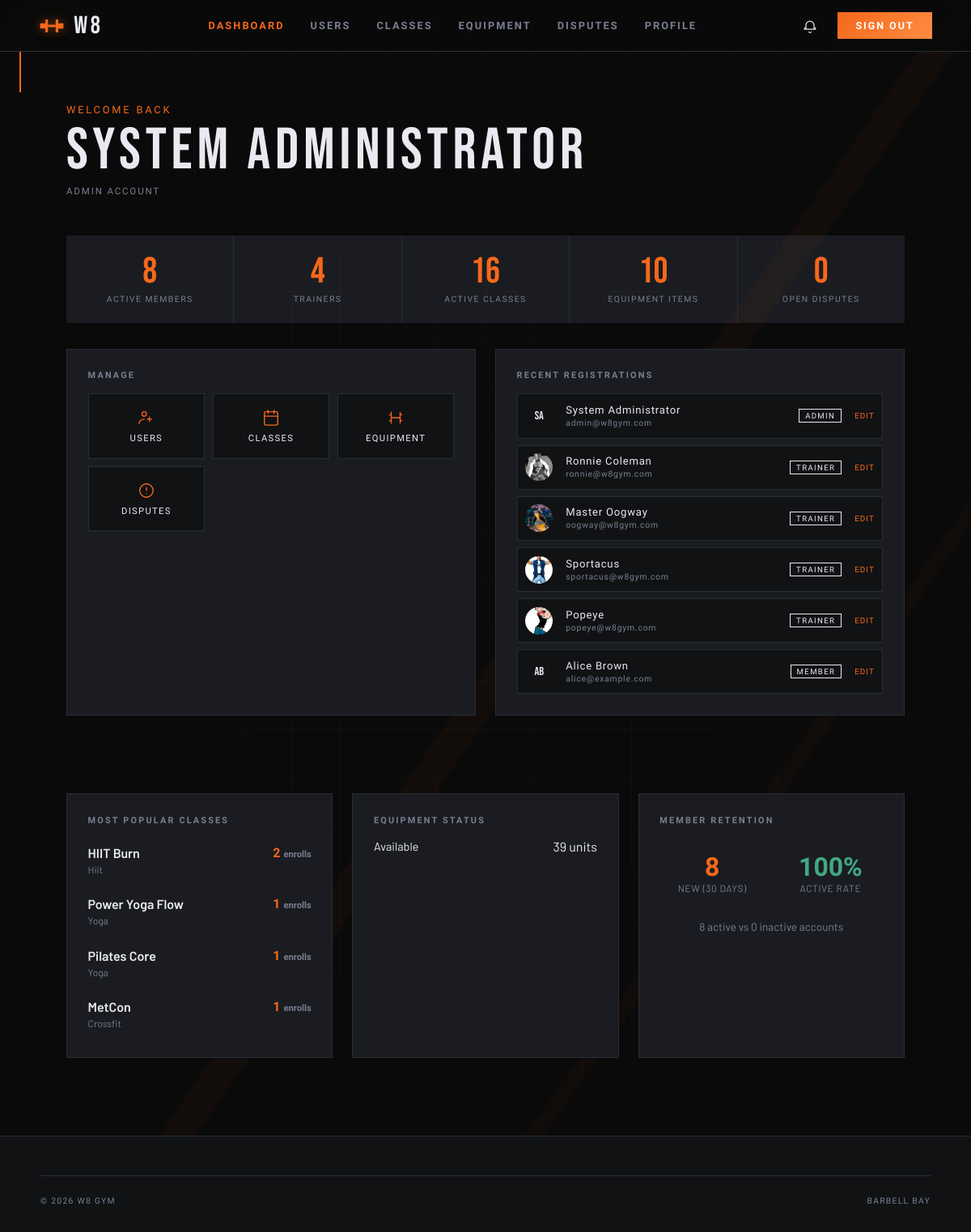
Before: /pages/dashboard.php (signed in) with the older database file.
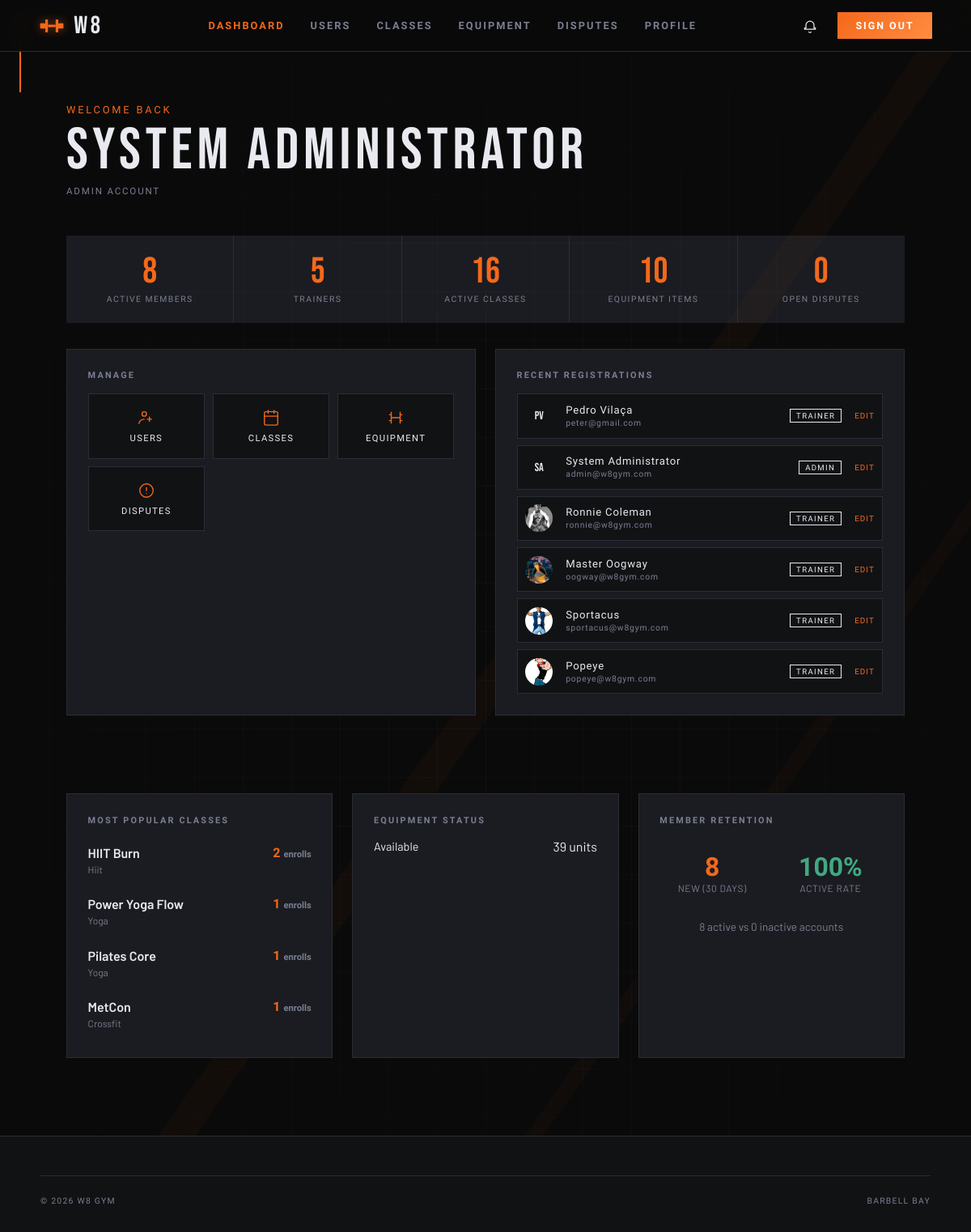
After: the same page with the newer database file.
### tables this page shows
CREATE TABLE users (
  id             INTEGER PRIMARY KEY AUTOINCREMENT,
  username       TEXT    NOT NULL UNIQUE,
  email          TEXT    NOT NULL UNIQUE,
  password_hash  TEXT    NOT NULL,
  first_name     TEXT    NOT NULL,
  last_name      TEXT    NOT NULL,
  phone          TEXT    DEFAULT NULL,
  date_of_birth  TEXT    DEFAULT NULL,   -- ISO-8601: YYYY-MM-DD
  photo_path     TEXT    DEFAULT NULL,   -- stored relative path
  role           TEXT    NOT NULL DEFAULT 'member'
                         CHECK (role IN ('member','trainer','admin')),
  is_active      INTEGER NOT NULL DEFAULT 1,
  created_at     TEXT    NOT NULL DEFAULT (datetime('now')),
  updated_at     TEXT    NOT NULL DEFAULT (datetime('now'))
  -- NOTE: update updated_at via UPDATE trigger or in application code
);

### includes/nav.php (called while the page is built, shortened)
<?php
$role = $role ?? null;
?>

### config/session.php (called while the page is built, shortened)
<?php
function current_user(): ?array {
    return $_SESSION['user'] ?? null;
}
function require_login(string $redirect = '../pages/sign_in.php'): array {
    $user = current_user();
    return $user;
}

### pages/dashboard.php (the view, shortened to what the changed rows need)
<?php
require_once __DIR__ . '/../config/session.php';
$user  = require_login();
$db    = get_db();
$role  = $user['role'];
$admin_stats       = [];
if ($role === 'admin') {
    $admin_stats['total_members']  = $db->query('SELECT COUNT(*) FROM users WHERE role="member" AND is_active=1')->fetchColumn();
    $admin_stats['total_trainers'] = $db->query('SELECT COUNT(*) FROM users WHERE role="trainer" AND is_active=1')->fetchColumn();
    $admin_stats['total_classes']  = $db->query('SELECT COUNT(*) FROM classes WHERE is_active=1')->fetchColumn();
    $admin_stats['open_disputes']  = $db->query('SELECT COUNT(*) FROM disputes WHERE status="open"')->fetchColumn();
    $admin_stats['total_equipment'] = $db->query('SELECT COUNT(*) FROM equipment')->fetchColumn();
    $admin_stats['popular_classes'] = $db->query(
        "SELECT c.name, c.type, COUNT(e.id) as enroll_count
         FROM classes c
         LEFT JOIN class_sessions cs ON cs.class_id = c.id
         LEFT JOIN enrollments e ON e.session_id = cs.id AND e.status = 'enrolled'
         GROUP BY c.id
         ORDER BY enroll_count DESC
         LIMIT 4"
    )->fetchAll();
    $admin_stats['equipment_usage'] = $db->query(
        "SELECT status, COUNT(*) as count FROM equipment_units GROUP BY status"
    )->fetchAll();
    $admin_stats['retention_active'] = (int)$db->query("SELECT COUNT(*) FROM users WHERE role = 'member' AND is_active = 1")->fetchColumn();
    $admin_stats['retention_inactive'] = (int)$db->query("SELECT COUNT(*) FROM users WHERE role = 'member' AND is_active = 0")->fetchColumn();
    $admin_stats['new_signups'] = (int)$db->query("SELECT COUNT(*) FROM users WHERE role = 'member' AND created_at >= date('now', '-30 days')")->fetchColumn();
    $recent_users = $db->query(
        'SELECT id, first_name, last_name, email, role, photo_path, created_at FROM users ORDER BY created_at DESC LIMIT 6'
    )->fetchAll();
}
?>
<!DOCTYPE html>
<html lang="en">
<head>
  <link rel="stylesheet" href="../css/base.css">
  <link rel="stylesheet" href="../css/components.css">
  <link rel="stylesheet" href="../css/dashboard.css">
</head>
<body>
  <?php
    require_once __DIR__ . '/../includes/nav.php';
  ?>
  <main>
    <header class="dash-hero">
      <div class="dash-hero__greeting">Welcome back</div>
      <div class="dash-hero__name"><?= htmlspecialchars($user['first_name'] . ' ' . $user['last_name']) ?></div>
      <div class="dash-hero__role"><?= ucfirst($role) ?> Account</div>
    </header>
    <?php if ($role === 'admin'): ?>
    <section style="max-width:1100px;margin:0 auto;padding:0 2rem 2rem;">
    <div class="stat-cards">
      <article class="stat-card">
        <div class="stat-card__n"><?= $admin_stats['total_members'] ?></div>
        <div class="stat-card__l">Active Members</div>
      </article>
      <article class="stat-card">
        <div class="stat-card__n"><?= $admin_stats['total_trainers'] ?></div>
        <div class="stat-card__l">Trainers</div>
      </article>
      <article class="stat-card">
        <div class="stat-card__n"><?= $admin_stats['total_classes'] ?></div>
        <div class="stat-card__l">Active Classes</div>
      </article>
      <article class="stat-card">
        <div class="stat-card__n"><?= $admin_stats['total_equipment'] ?></div>
        <div class="stat-card__l">Equipment Items</div>
      </article>
      <article class="stat-card">
        <div class="stat-card__n" style="<?= $admin_stats['open_disputes'] > 0 ? 'color:#e84040' : '' ?>"><?= $admin_stats['open_disputes'] ?></div>
        <div class="stat-card__l">Open Disputes</div>
      </article>
      </div>
    </section>
    <section class="dash-grid dash-grid--admin" style="grid-template-columns:1fr 1fr;">
    <article class="dash-card">
      <div class="dash-card__title">Manage</div>
      <div class="quick-links">
        <a href="admin_users.php" class="quick-link">
          <svg viewBox="0 0 24 24" fill="none"><circle cx="9" cy="7" r="3" stroke="currentColor" stroke-width="1.5"/><path d="M2 20c0-3.314 3.134-6 7-6" stroke="currentColor" stroke-width="1.5" stroke-linecap="round"/><path d="M16 11v6M13 14h6" stroke="currentColor" stroke-width="1.5" stroke-linecap="round"/></svg>
          <span>Users</span>
        </a>
        <a href="admin_classes.php" class="quick-link">
          <svg viewBox="0 0 24 24" fill="none"><rect x="3" y="4" width="18" height="18" rx="2" stroke="currentColor" stroke-width="1.5"/><path d="M3 10h18M8 2v4M16 2v4" stroke="currentColor" stroke-width="1.5" stroke-linecap="round"/></svg>
          <span>Classes</span>
        </a>
        <a href="admin_equipment.php" class="quick-link">
          <svg viewBox="0 0 24 24" fill="none"><path d="M6 4v16M18 4v16M3 8h3M18 8h3M3 16h3M18 16h3M6 12h12" stroke="currentColor" stroke-width="1.5"/></svg>
          <span>Equipment</span>
        </a>
        <a href="admin_disputes.php" class="quick-link">
          <svg viewBox="0 0 24 24" fill="none"><circle cx="12" cy="12" r="9" stroke="currentColor" stroke-width="1.5"/><path d="M12 8v4M12 16h.01" stroke="currentColor" stroke-width="1.5" stroke-linecap="round"/></svg>
          <span>Disputes</span>
        </a>
      </div>
    </article>
    <article class="dash-card">
      <div class="dash-card__title">Recent Registrations</div>
      <div class="user-list">
        <?php foreach ($recent_users as $u): ?>
        <article class="user-row">
          <div class="user-row__avatar">
            <?php if ($u['photo_path']): ?>
              <img src="../<?= htmlspecialchars($u['photo_path']) ?>" alt="">
            <?php else: ?>
              <?= strtoupper(substr($u['first_name'],0,1) . substr($u['last_name'],0,1)) ?>
            <?php endif; ?>
          </div>
          <div class="user-row__name"><?= htmlspecialchars($u['first_name'] . ' ' . $u['last_name']) ?><br>
            <span style="font-size:.65rem;color:var(--subtle)"><?= htmlspecialchars($u['email']) ?></span>
          </div>
          <span class="user-row__badge user-row__badge--<?= $u['role'] ?>"><?= $u['role'] ?></span>
          <a href="admin_users.php?edit=<?= $u['id'] ?>" style="font-family:var(--fu);font-size:.62rem;letter-spacing:.1em;text-transform:uppercase;color:var(--accent);">Edit</a>
        </article>
        <?php endforeach; ?>
      </div>
    </article>
    </section>
    <section class="dash-grid dash-grid--admin" style="grid-template-columns:1fr 1fr 1fr;">
      <article class="dash-card">
        <div class="dash-card__title">Most Popular Classes</div>
        <div class="session-list" style="margin-top:1rem;">
          <?php foreach ($admin_stats['popular_classes'] as $pc): ?>
            <div style="display:flex;justify-content:space-between;border-bottom:1px solid var(--surface-3);padding:0.5rem 0;">
              <div>
                <span style="font-weight:600;display:block;"><?= htmlspecialchars($pc['name']) ?></span>
                <span style="font-size:0.75rem;color:var(--subtle);"><?= ucfirst($pc['type']) ?></span>
              </div>
              <div style="font-family:var(--fu);font-weight:600;color:var(--accent);">
                <?= $pc['enroll_count'] ?> <span style="font-size:0.7rem;color:var(--subtle);">enrolls</span>
              </div>
            </div>
          <?php endforeach; ?>
        </div>
      </article>
      <article class="dash-card">
        <div class="dash-card__title">Equipment Status</div>
        <div style="margin-top:1rem;display:flex;flex-direction:column;gap:0.75rem;">
          <?php foreach ($admin_stats['equipment_usage'] as $eq): ?>
            <div style="display:flex;justify-content:space-between;align-items:center;">
              <span style="text-transform:capitalize;font-size:0.9rem;"><?= str_replace('_', ' ', $eq['status']) ?></span>
              <span class="badge badge--<?= $eq['status'] === 'available' ? 'completed' : ($eq['status'] === 'maintenance' ? 'in_review' : 'cancelled') ?>"><?= $eq['count'] ?> units</span>
            </div>
          <?php endforeach; ?>
        </div>
      </article>
      <article class="dash-card">
        <div class="dash-card__title">Member Retention</div>
        <div style="margin-top:1rem;display:grid;grid-template-columns:1fr 1fr;gap:1rem;">
          <div style="text-align:center;background:var(--surface-2);padding:1rem;border-radius:8px;">
            <div style="font-size:2rem;font-weight:700;font-family:var(--fu);color:var(--accent);"><?= $admin_stats['new_signups'] ?></div>
            <div style="font-size:0.75rem;color:var(--subtle);text-transform:uppercase;letter-spacing:0.05em;">New (30 days)</div>
          </div>
          <div style="text-align:center;background:var(--surface-2);padding:1rem;border-radius:8px;">
            <?php $total_mem = $admin_stats['retention_active'] + $admin_stats['retention_inactive'];
                  $retention_rate = $total_mem > 0 ? round(($admin_stats['retention_active'] / $total_mem) * 100) : 0; ?>
            <div style="font-size:2rem;font-weight:700;font-family:var(--fu);color:#42a882;"><?= $retention_rate ?>%</div>
            <div style="font-size:0.75rem;color:var(--subtle);text-transform:uppercase;letter-spacing:0.05em;">Active Rate</div>
          </div>
        </div>
        <div style="margin-top:1rem;font-size:0.85rem;color:var(--subtle);text-align:center;">
          <?= $admin_stats['retention_active'] ?> active vs <?= $admin_stats['retention_inactive'] ?> inactive accounts
        </div>
      </article>
    </section>
    <?php endif; ?>
  </main>
</body>
</html>

Changed rows visible on the page:
no longer on this page (row unchanged): users: first_name+last_name "AB", first_name+last_name "Alice Brown", email "alice@example.com", role "MEMBER"
added users: first_name+last_name "PV", first_name+last_name "Pedro Vilaça", email "peter@gmail.com", role "TRAINER"
Other visible differences:
$admin_stats['total_trainers']: "4" → "5"
